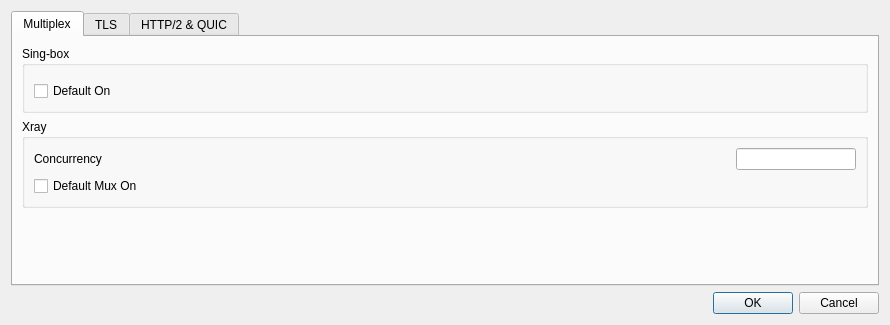
<?xml version="1.0" encoding="UTF-8"?>
<ui version="4.0">
 <class>DialogPresetSettings</class>
 <widget class="QDialog" name="DialogPresetSettings">
  <property name="geometry">
   <rect>
    <x>0</x>
    <y>0</y>
    <width>890</width>
    <height>310</height>
   </rect>
  </property>
  <property name="windowTitle">
   <string>Preset Settings</string>
  </property>
  <layout class="QVBoxLayout" name="verticalLayout">
   <item>
    <widget class="QTabWidget" name="tabWidget">
     <property name="tabShape">
      <enum>QTabWidget::TabShape::Rounded</enum>
     </property>
     <property name="currentIndex">
      <number>0</number>
     </property>
     <widget class="QWidget" name="tab_mux">
      <attribute name="title">
       <string>Multiplex</string>
      </attribute>
      <layout class="QVBoxLayout" name="verticalLayout_mux">
       <item>
        <layout class="QVBoxLayout" name="verticalLayout_mux_boxes">
         <item>
          <widget class="QGroupBox" name="mux_singbox_box">
           <property name="title">
            <string notr="true">Sing-box</string>
           </property>
           <layout class="QVBoxLayout" name="verticalLayout_mux_singbox">
            <item>
             <widget class="MuxSettingsWidget" name="mux_singbox" native="true"/>
            </item>
            <item>
             <widget class="QCheckBox" name="mux_default_on">
              <property name="text">
               <string>Default On</string>
              </property>
             </widget>
            </item>
            <item>
             <spacer name="verticalSpacer_mux_singbox">
              <property name="orientation">
               <enum>Qt::Orientation::Vertical</enum>
              </property>
              <property name="sizeHint" stdset="0">
               <size>
                <width>20</width>
                <height>0</height>
               </size>
              </property>
             </spacer>
            </item>
           </layout>
          </widget>
         </item>
         <item>
          <widget class="QGroupBox" name="mux_xray_box">
           <property name="title">
            <string notr="true">Xray</string>
           </property>
           <layout class="QGridLayout" name="gridLayout_mux_xray">
            <item row="0" column="0">
             <widget class="QLabel" name="xray_mux_concurrency_l">
              <property name="text">
               <string>Concurrency</string>
              </property>
             </widget>
            </item>
            <item row="0" column="1">
             <widget class="QLineEdit" name="xray_mux_concurrency">
              <property name="maximumSize">
               <size>
                <width>120</width>
                <height>16777215</height>
               </size>
              </property>
             </widget>
            </item>
            <item row="1" column="0" colspan="2">
             <widget class="QCheckBox" name="xray_default_mux">
              <property name="text">
               <string>Default Mux On</string>
              </property>
             </widget>
            </item>
            <item row="2" column="0">
             <spacer name="verticalSpacer_mux_xray">
              <property name="orientation">
               <enum>Qt::Orientation::Vertical</enum>
              </property>
              <property name="sizeHint" stdset="0">
               <size>
                <width>20</width>
                <height>0</height>
               </size>
              </property>
             </spacer>
            </item>
           </layout>
          </widget>
         </item>
        </layout>
       </item>
       <item>
        <spacer name="verticalSpacer_mux">
         <property name="orientation">
          <enum>Qt::Orientation::Vertical</enum>
         </property>
         <property name="sizeHint" stdset="0">
          <size>
           <width>20</width>
           <height>0</height>
          </size>
         </property>
        </spacer>
       </item>
      </layout>
     </widget>
     <widget class="QWidget" name="tab_tls">
      <attribute name="title">
       <string notr="true">TLS</string>
      </attribute>
      <layout class="QVBoxLayout" name="verticalLayout_tls">
       <item>
        <widget class="QGroupBox" name="tls_fragment_box">
         <property name="title">
          <string>TLS Fragment</string>
         </property>
         <layout class="QGridLayout" name="gridLayout_tls_fragment">
          <item row="0" column="0">
           <widget class="QLabel" name="fragment_implementation_l">
            <property name="text">
             <string>Implementation</string>
            </property>
           </widget>
          </item>
          <item row="0" column="1">
           <widget class="QComboBox" name="fragment_implementation">
            <property name="toolTip">
             <string>&lt;html&gt;&lt;head/&gt;&lt;body&gt;&lt;p&gt;Which TLS fragmentation implementation profiles use: built-in (sing-box tls.fragment) or custom (Hiddify dialer-level ClientHello fragmentation).&lt;/p&gt;&lt;/body&gt;&lt;/html&gt;</string>
            </property>
           </widget>
          </item>
          <item row="0" column="2">
           <widget class="QLabel" name="fragment_size_l">
            <property name="text">
             <string>Size</string>
            </property>
           </widget>
          </item>
          <item row="0" column="3">
           <widget class="QLineEdit" name="fragment_size">
            <property name="maximumSize">
             <size>
              <width>80</width>
              <height>16777215</height>
             </size>
            </property>
            <property name="toolTip">
             <string>&lt;html&gt;&lt;head/&gt;&lt;body&gt;&lt;p&gt;Custom implementation only: bytes per ClientHello fragment, as a range min-max (e.g. 10-100).&lt;/p&gt;&lt;/body&gt;&lt;/html&gt;</string>
            </property>
           </widget>
          </item>
          <item row="0" column="4">
           <widget class="QLabel" name="fragment_sleep_l">
            <property name="text">
             <string>Sleep</string>
            </property>
           </widget>
          </item>
          <item row="0" column="5">
           <widget class="QLineEdit" name="fragment_sleep">
            <property name="maximumSize">
             <size>
              <width>80</width>
              <height>16777215</height>
             </size>
            </property>
            <property name="toolTip">
             <string>&lt;html&gt;&lt;head/&gt;&lt;body&gt;&lt;p&gt;Custom implementation only: milliseconds to sleep between fragment bursts, as a range min-max (e.g. 2-5).&lt;/p&gt;&lt;/body&gt;&lt;/html&gt;</string>
            </property>
           </widget>
          </item>
          <item row="1" column="0" colspan="6">
           <widget class="QCheckBox" name="fragment_default_on">
            <property name="toolTip">
             <string>&lt;html&gt;&lt;head/&gt;&lt;body&gt;&lt;p&gt;Fragment profiles whose Fragment setting is left on &amp;quot;Keep Default&amp;quot;.&lt;/p&gt;&lt;/body&gt;&lt;/html&gt;</string>
            </property>
            <property name="text">
             <string>Default On</string>
            </property>
           </widget>
          </item>
         </layout>
        </widget>
       </item>
       <item>
        <layout class="QHBoxLayout" name="horizontalLayout_tls">
         <item>
          <widget class="QGroupBox" name="tls_tricks_box">
           <property name="title">
            <string>TLS Tricks</string>
           </property>
           <layout class="QVBoxLayout" name="verticalLayout_tls_tricks">
            <item>
             <widget class="QCheckBox" name="tls_tricks_default_on">
              <property name="toolTip">
               <string>&lt;html&gt;&lt;head/&gt;&lt;body&gt;&lt;p&gt;Enable mixed-case SNI for profiles whose TLS Tricks setting is left on &amp;quot;Keep Default&amp;quot;.&lt;/p&gt;&lt;/body&gt;&lt;/html&gt;</string>
              </property>
              <property name="text">
               <string>Default On</string>
              </property>
             </widget>
            </item>
           </layout>
          </widget>
         </item>
         <item>
          <widget class="QGroupBox" name="utls_box">
           <property name="title">
            <string notr="true">uTLS</string>
           </property>
           <layout class="QHBoxLayout" name="horizontalLayout_utls">
            <item>
             <widget class="QLabel" name="utlsFingerprint_l">
              <property name="text">
               <string>Default Fingerprint</string>
              </property>
             </widget>
            </item>
            <item>
             <widget class="QComboBox" name="utlsFingerprint">
              <property name="editable">
               <bool>true</bool>
              </property>
             </widget>
            </item>
           </layout>
          </widget>
         </item>
        </layout>
       </item>
       <item>
        <widget class="QGroupBox" name="tls_spoof_box">
         <property name="title">
          <string>TLS Spoof</string>
         </property>
         <layout class="QHBoxLayout" name="horizontalLayout_tls_spoof">
          <item>
           <widget class="QLabel" name="tls_spoof_l">
            <property name="toolTip">
             <string>&lt;html&gt;&lt;head/&gt;&lt;body&gt;&lt;p&gt;Inject a forged TLS ClientHello carrying this SNI before the real one, to pass SNI filtering that allows specific hostnames. Profiles that set their own Spoof SNI override this one.&lt;/p&gt;&lt;p&gt;Client only. Requires elevated privileges (root on macOS, CAP_NET_RAW and CAP_NET_ADMIN on Linux, Administrator on Windows for the WinDivert driver). Not supported on Windows ARM64. &amp;quot;wrong-timestamp&amp;quot; is not supported on macOS.&lt;/p&gt;&lt;/body&gt;&lt;/html&gt;</string>
            </property>
            <property name="text">
             <string>Spoof SNI</string>
            </property>
           </widget>
          </item>
          <item>
           <widget class="QLineEdit" name="tls_spoof">
            <property name="maximumSize">
             <size>
              <width>160</width>
              <height>16777215</height>
             </size>
            </property>
            <property name="placeholderText">
             <string>Allowed SNI to forge</string>
            </property>
           </widget>
          </item>
          <item>
           <widget class="QLabel" name="tls_spoof_method_l">
            <property name="text">
             <string>Method</string>
            </property>
           </widget>
          </item>
          <item>
           <widget class="QComboBox" name="tls_spoof_method">
            <property name="toolTip">
             <string>&lt;html&gt;&lt;head/&gt;&lt;body&gt;&lt;p&gt;How the forged ClientHello is made invalid for the server, so only the filter acts on it. Empty keeps the core's default.&lt;/p&gt;&lt;/body&gt;&lt;/html&gt;</string>
            </property>
           </widget>
          </item>
          <item>
           <widget class="QCheckBox" name="tls_spoof_default_on">
            <property name="toolTip">
             <string>&lt;html&gt;&lt;head/&gt;&lt;body&gt;&lt;p&gt;Spoof profiles whose TLS Spoof setting is left on &amp;quot;Keep Default&amp;quot;.&lt;/p&gt;&lt;/body&gt;&lt;/html&gt;</string>
            </property>
            <property name="text">
             <string>Default On</string>
            </property>
           </widget>
          </item>
          <item>
           <spacer name="horizontalSpacer_tls_spoof">
            <property name="orientation">
             <enum>Qt::Orientation::Horizontal</enum>
            </property>
            <property name="sizeHint" stdset="0">
             <size>
              <width>0</width>
              <height>20</height>
             </size>
            </property>
           </spacer>
          </item>
         </layout>
        </widget>
       </item>
       <item>
        <spacer name="verticalSpacer_tls">
         <property name="orientation">
          <enum>Qt::Orientation::Vertical</enum>
         </property>
         <property name="sizeHint" stdset="0">
          <size>
           <width>20</width>
           <height>0</height>
          </size>
         </property>
        </spacer>
       </item>
      </layout>
     </widget>
     <widget class="QWidget" name="tab_h2_quic">
      <attribute name="title">
       <string>HTTP/2 &amp;&amp; QUIC</string>
      </attribute>
      <layout class="QVBoxLayout" name="verticalLayout_h2_quic">
       <item>
        <widget class="QLabel" name="h2_note">
         <property name="text">
          <string>HTTP/2 parameters also apply to Hysteria, Hysteria2 and TUIC. Empty keeps the core's default.</string>
         </property>
         <property name="wordWrap">
          <bool>true</bool>
         </property>
        </widget>
       </item>
       <item>
        <widget class="QGroupBox" name="h2_box">
         <property name="title">
          <string>HTTP/2 Parameters</string>
         </property>
         <layout class="QGridLayout" name="gridLayout_h2">
          <item row="0" column="0">
           <widget class="QLabel" name="h2_idle_timeout_l">
            <property name="text">
             <string>Idle Timeout</string>
            </property>
           </widget>
          </item>
          <item row="0" column="1">
           <widget class="QLineEdit" name="h2_idle_timeout">
            <property name="maximumSize">
             <size>
              <width>120</width>
              <height>16777215</height>
             </size>
            </property>
            <property name="placeholderText">
             <string notr="true">30s</string>
            </property>
           </widget>
          </item>
          <item row="0" column="2">
           <widget class="QLabel" name="h2_keep_alive_period_l">
            <property name="text">
             <string>Keep Alive Period</string>
            </property>
           </widget>
          </item>
          <item row="0" column="3">
           <widget class="QLineEdit" name="h2_keep_alive_period">
            <property name="maximumSize">
             <size>
              <width>120</width>
              <height>16777215</height>
             </size>
            </property>
            <property name="placeholderText">
             <string notr="true">15s</string>
            </property>
           </widget>
          </item>
          <item row="1" column="0">
           <widget class="QLabel" name="h2_stream_receive_window_l">
            <property name="text">
             <string>Stream Receive Window</string>
            </property>
           </widget>
          </item>
          <item row="1" column="1">
           <widget class="QLineEdit" name="h2_stream_receive_window">
            <property name="maximumSize">
             <size>
              <width>120</width>
              <height>16777215</height>
             </size>
            </property>
            <property name="placeholderText">
             <string notr="true">8 MB</string>
            </property>
           </widget>
          </item>
          <item row="1" column="2">
           <widget class="QLabel" name="h2_connection_receive_window_l">
            <property name="text">
             <string>Connection Receive Window</string>
            </property>
           </widget>
          </item>
          <item row="1" column="3">
           <widget class="QLineEdit" name="h2_connection_receive_window">
            <property name="maximumSize">
             <size>
              <width>120</width>
              <height>16777215</height>
             </size>
            </property>
            <property name="placeholderText">
             <string notr="true">64 MB</string>
            </property>
           </widget>
          </item>
          <item row="2" column="0">
           <widget class="QLabel" name="h2_max_concurrent_streams_l">
            <property name="text">
             <string>Max Concurrent Streams</string>
            </property>
           </widget>
          </item>
          <item row="2" column="1">
           <widget class="QLineEdit" name="h2_max_concurrent_streams">
            <property name="maximumSize">
             <size>
              <width>120</width>
              <height>16777215</height>
             </size>
            </property>
           </widget>
          </item>
         </layout>
        </widget>
       </item>
       <item>
        <widget class="QGroupBox" name="quic_box">
         <property name="title">
          <string>QUIC Parameters</string>
         </property>
         <layout class="QGridLayout" name="gridLayout_quic">
          <item row="0" column="0">
           <widget class="QLabel" name="quic_initial_packet_size_l">
            <property name="text">
             <string>Initial Packet Size</string>
            </property>
           </widget>
          </item>
          <item row="0" column="1">
           <widget class="QLineEdit" name="quic_initial_packet_size">
            <property name="maximumSize">
             <size>
              <width>120</width>
              <height>16777215</height>
             </size>
            </property>
           </widget>
          </item>
          <item row="0" column="2">
           <widget class="QCheckBox" name="quic_disable_path_mtu_discovery">
            <property name="text">
             <string>Disable Path MTU Discovery</string>
            </property>
           </widget>
          </item>
         </layout>
        </widget>
       </item>
       <item>
        <spacer name="verticalSpacer_h2_quic">
         <property name="orientation">
          <enum>Qt::Orientation::Vertical</enum>
         </property>
         <property name="sizeHint" stdset="0">
          <size>
           <width>20</width>
           <height>0</height>
          </size>
         </property>
        </spacer>
       </item>
      </layout>
     </widget>
    </widget>
   </item>
   <item>
    <widget class="QDialogButtonBox" name="buttonBox">
     <property name="orientation">
      <enum>Qt::Orientation::Horizontal</enum>
     </property>
     <property name="standardButtons">
      <set>QDialogButtonBox::StandardButton::Cancel|QDialogButtonBox::StandardButton::Ok</set>
     </property>
    </widget>
   </item>
  </layout>
 </widget>
 <customwidgets>
  <customwidget>
   <class>MuxSettingsWidget</class>
   <extends>QWidget</extends>
   <header>include/ui/widget/MuxSettingsWidget.h</header>
  </customwidget>
 </customwidgets>
 <resources/>
 <connections>
  <connection>
   <sender>buttonBox</sender>
   <signal>accepted()</signal>
   <receiver>DialogPresetSettings</receiver>
   <slot>accept()</slot>
   <hints>
    <hint type="sourcelabel">
     <x>248</x>
     <y>254</y>
    </hint>
    <hint type="destinationlabel">
     <x>157</x>
     <y>274</y>
    </hint>
   </hints>
  </connection>
  <connection>
   <sender>buttonBox</sender>
   <signal>rejected()</signal>
   <receiver>DialogPresetSettings</receiver>
   <slot>reject()</slot>
   <hints>
    <hint type="sourcelabel">
     <x>316</x>
     <y>260</y>
    </hint>
    <hint type="destinationlabel">
     <x>286</x>
     <y>274</y>
    </hint>
   </hints>
  </connection>
 </connections>
</ui>
